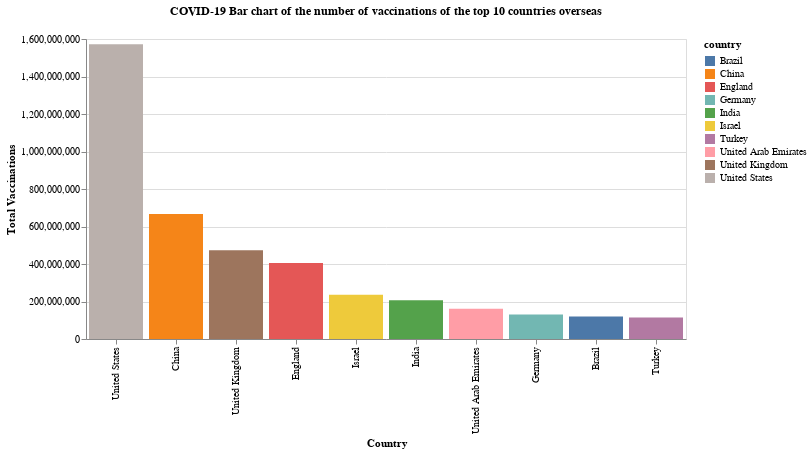

The notebook cell saved with this chart:
### Code cell
plot.plot2_barchart_top10(vaccination_top10)

### Figure 1 — Vega-Lite specification as saved in the notebook (floating-point values rounded to 4 significant figures)
{"config": {"view": {"continuousWidth": 400, "continuousHeight": 300}}, "data": {"name": "data-bc76fe6b9451b52118ce85856fc6701c"}, "mark": "bar", "encoding": {"color": {"type": "nominal", "field": "country"}, "tooltip": [{"type": "quantitative", "field": "total_vaccinations"}], "x": {"type": "nominal", "axis": {"title": "Country"}, "field": "country", "sort": ["country", "total_vaccinations"]}, "y": {"type": "quantitative", "axis": {"title": "Total Vaccinations"}, "field": "total_vaccinations"}}, "title": {"text": "COVID-19 Bar chart of the number of vaccinations of the top 10 countries overseas", "fontSize": 12, "offset": 16}, "width": 600, "$schema": "https://vega.github.io/schema/vega-lite/v4.8.1.json", "datasets": {"data-bc76fe6b9451b52118ce85856fc6701c": [{"country": "United States", "total_vaccinations": 1571000000.0}, {"country": "China", "total_vaccinations": 666300000.0}, {"country": "United Kingdom", "total_vaccinations": 473600000.0}, {"country": "England", "total_vaccinations": 404900000.0}, {"country": "Israel", "total_vaccinations": 236400000.0}, {"country": "India", "total_vaccinations": 206400000.0}, {"country": "United Arab Emirates", "total_vaccinations": 161100000.0}, {"country": "Germany", "total_vaccinations": 130100000.0}, {"country": "Brazil", "total_vaccinations": 120100000.0}, {"country": "Turkey", "total_vaccinations": 114200000.0}]}}
